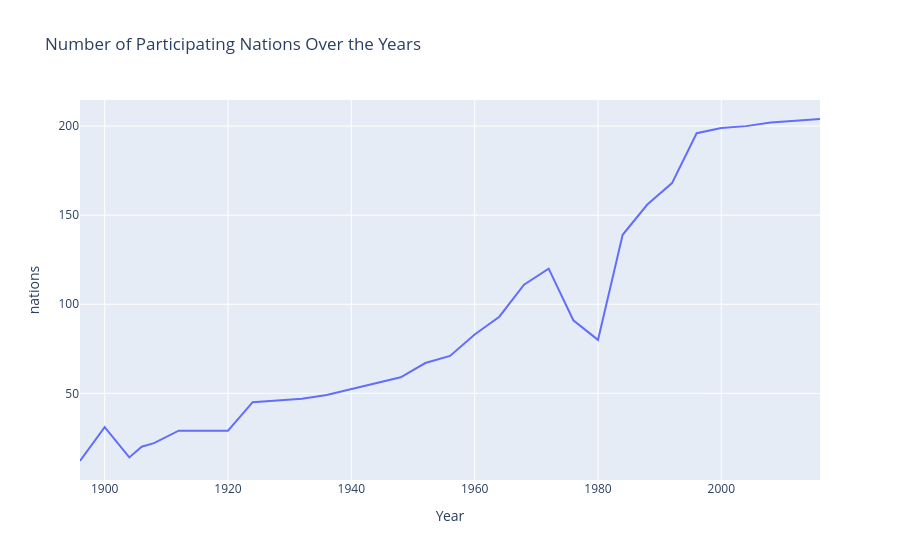

Write notebook code for a chart like this one.
### Code cell
fig = px.line(nations_per_year, x='Year', y='nations', title='Number of Participating Nations Over the Years')
fig.show()

### Figure 1 — Plotly figure (JSON) as saved in the notebook; plotly's stock layout.template omitted (floating-point values rounded to 4 significant figures)
{"data": [{"hovertemplate": "Year=%{x}<br>nations=%{y}<extra></extra>", "legendgroup": "", "line": {"color": "#636efa", "dash": "solid"}, "marker": {"symbol": "circle"}, "mode": "lines", "name": "", "orientation": "v", "showlegend": false, "type": "scatter", "x": [1896, 1900, 1904, 1906, 1908, 1912, 1920, 1924, 1928, 1932, 1936, 1948, 1952, 1956, 1960, 1964, 1968, 1972, 1976, 1980, 1984, 1988, 1992, 1996, 2000, 2004, 2008, 2012, 2016], "xaxis": "x", "y": [12, 31, 14, 20, 22, 29, 29, 45, 46, 47, 49, 59, 67, 71, 83, 93, 111, 120, 91, 80, 139, 156, 168, 196, 199, 200, 202, 203, 204], "yaxis": "y"}], "layout": {"legend": {"tracegroupgap": 0}, "title": {"text": "Number of Participating Nations Over the Years"}, "xaxis": {"anchor": "y", "domain": [0, 1], "title": {"text": "Year"}}, "yaxis": {"anchor": "x", "domain": [0, 1], "title": {"text": "nations"}}}}
